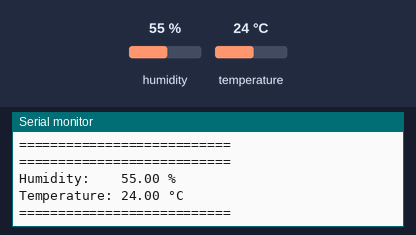
Bench run of a sketch on a simulated ESP32. Shown: the last lines printed to the serial monitor. The test bench sets the inputs (shaded band); at power-on: humidity 55 %, temperature 24 °C.

Above: at 4.8 s.
4.9 s: humidity set to 22 %
At 6.8 s:
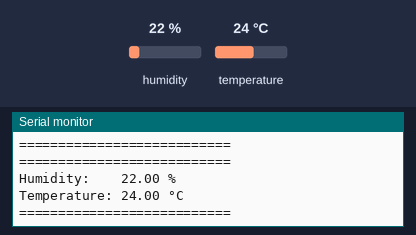
7.9 s: temperature set to 12 °C
At 8.6 s:
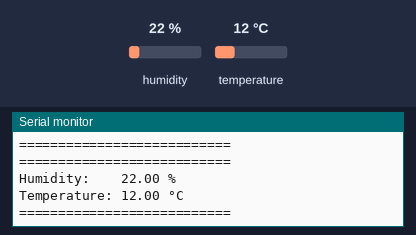
10.9 s: humidity set to 40 %
At 13.5 s:
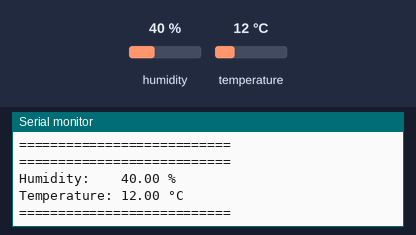
Timing chart, 0 to 15.0 s (numbered marks = the images above; inputs shaded):
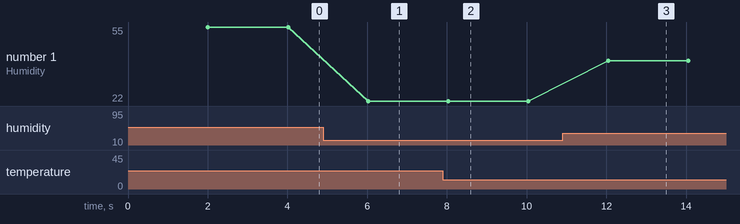

The sketch:

dht22.ino
```cpp
#include "DHT.h"

// Define the ESP32 pin connected to the DHT Data pin
#define DHTPIN 4

// Define the type of sensor you are using
#define DHTTYPE DHT22  // Change to DHT22 if you have the white sensor

// Initialize the DHT sensor
DHT dht(DHTPIN, DHTTYPE);

void setup() {
  Serial.begin(115200);
  Serial.println("\n--- DHT ISOLATION TEST ---");

  // Start the sensor
  dht.begin();
}

void loop() {
  // Wait 2 seconds between measurements (DHT sensors are slow!)
  delay(2000);

  // Read humidity
  float humidity = dht.readHumidity();

  // Read temperature as Celsius
  float temperature = dht.readTemperature();

  // Check if any reads failed and exit early (to try again).
  if (isnan(humidity) || isnan(temperature)) {
    Serial.println("Failed to read from DHT sensor! Check your wiring.");
    return;
  }

  // Print the results to the Serial Monitor
  Serial.println("===========================");
  Serial.print("Humidity:    ");
  Serial.print(humidity);
  Serial.println(" %");

  Serial.print("Temperature: ");
  Serial.print(temperature);
  Serial.println(" °C");
  Serial.println("===========================\n");
}
```

Measured:
- after the input at 4.9 s, the serial monitor: prints a new line after 1.1 s (image 1)
- after the input at 7.9 s, the serial monitor: prints a new line after 0.13 s (image 2)
- after the input at 10.9 s, the serial monitor: prints a new line after 1.1 s (image 3)
- plotted number 1: 55 → 22 after the input at 4.9 s, 22 → 40 after the input at 10.9 s
